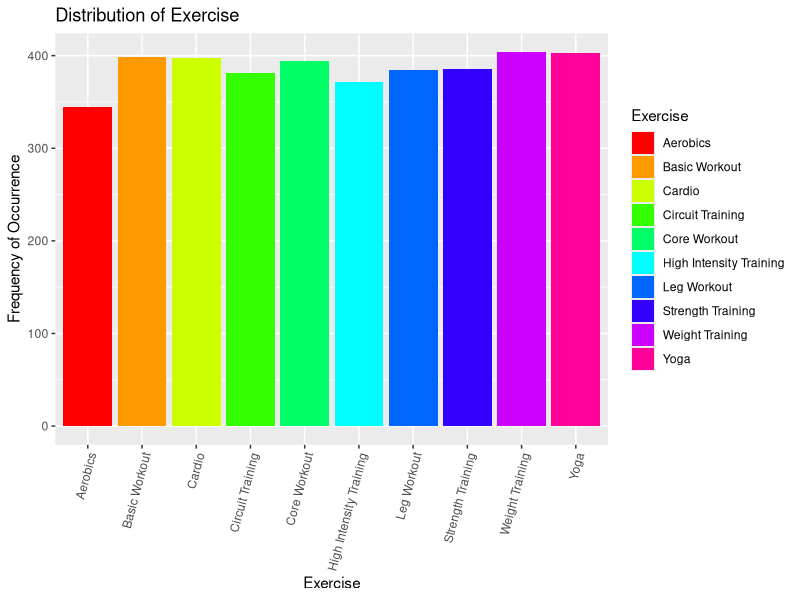
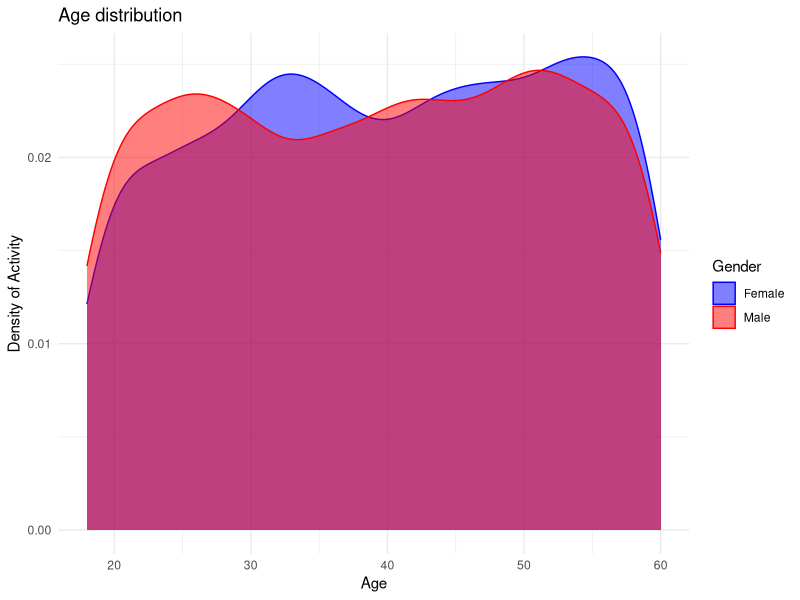
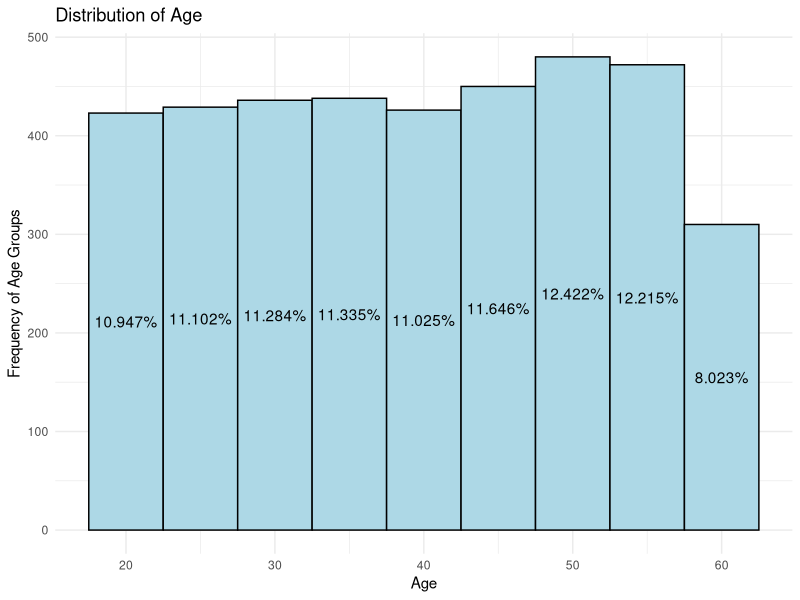
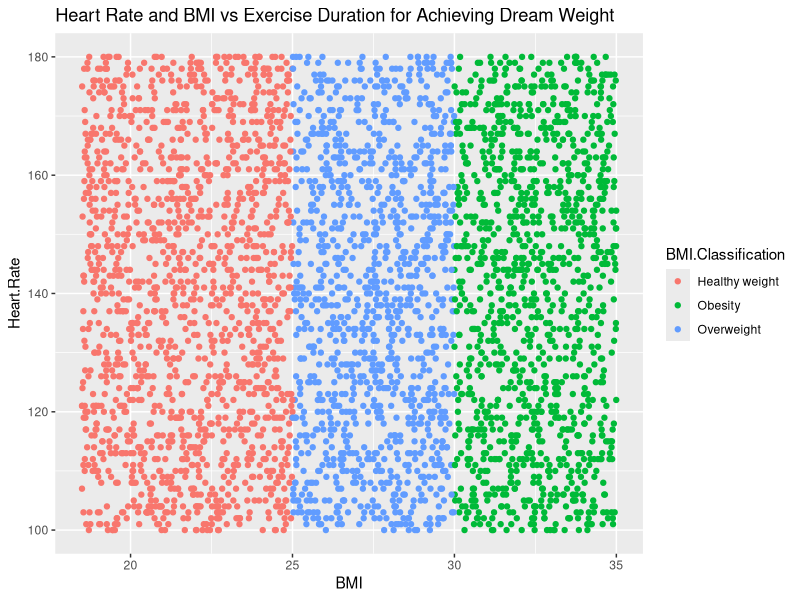
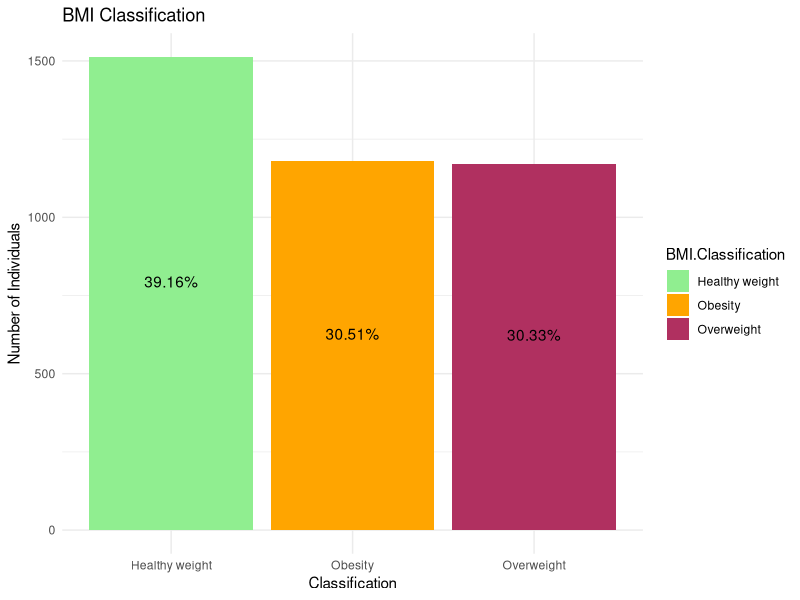
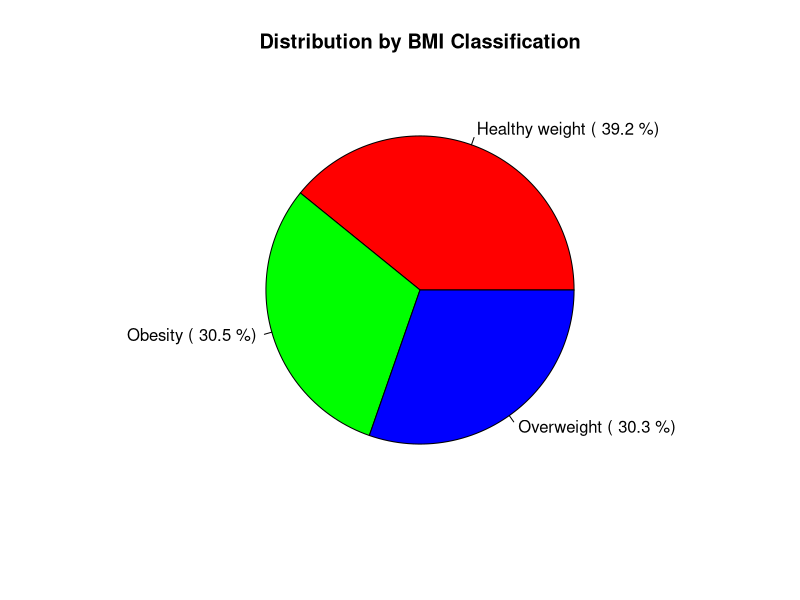
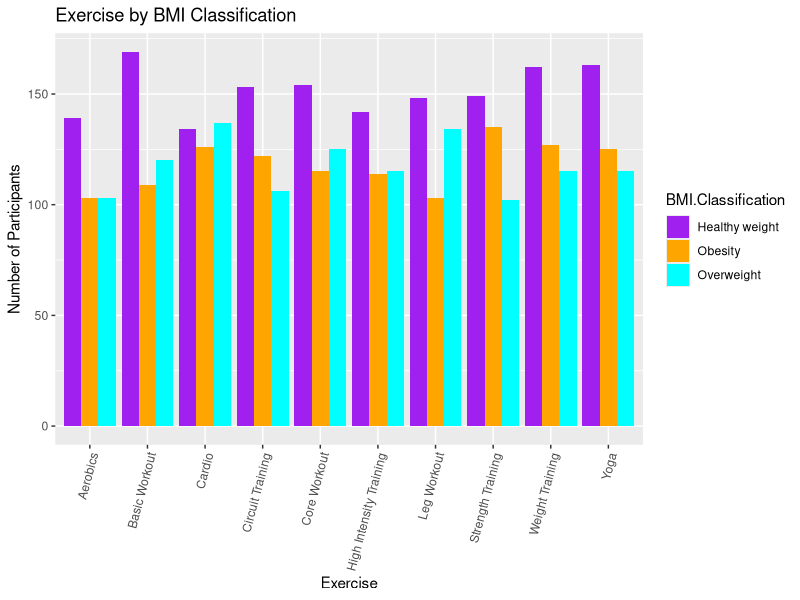
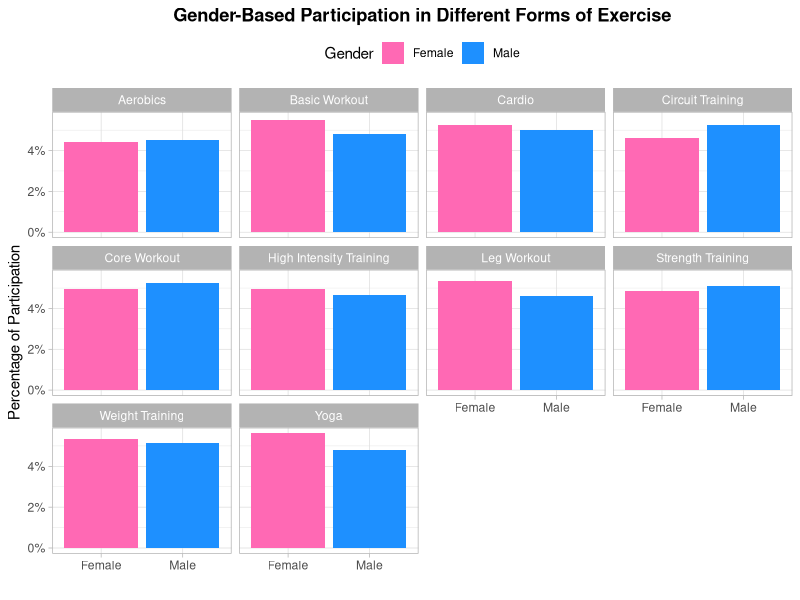

The R script that drew these images, in order:
## ---- chunk 1
knitr::opts_chunk$set(echo = TRUE)
## ---- chunk 2
#install.packages("ggplot2")
#install.packages("dplyr")
#install.packages("corrplot")

library(ggplot2)
library(dplyr)
library(corrplot)

## ---- chunk 3
#setwd = "C:\\Users\\YASH KATTIMANI\\Downloads"
df = read.csv("newexercise_dataset.csv")
str(df)
## ---- chunk 4
null_values <- sum(is.na(df))
print(null_values)
## ---- chunk 5
#converting exercise from char to factor
df$Exercise <- as.factor(df$Exercise)
df$Gender <- as.factor(df$Gender)
df$Weather.Conditions <- as.factor(df$Weather.Conditions)
## ---- chunk 6
library(ggplot2)
exercise_count <- ggplot(df, aes(x= Exercise, fill = Exercise)) +
  geom_bar() +
  labs(title ="Distribution of Exercise", x = "Exercise", y = "Frequency of Occurrence") +
  theme(axis.text.x = element_text(angle = 75, hjust = 1)) +
  scale_fill_manual(values = rainbow(length(unique(df$Exercise))))
print(exercise_count)

## ---- chunk 7
# Creating a new variable BMI.Classification based on BMI values
df$BMI.Classification <- ifelse(df$BMI < 18.5, "Underweight",
                                ifelse(df$BMI < 25, "Healthy weight",
                                       ifelse(df$BMI < 30, "Overweight", "Obesity")))

head(df)
## ---- chunk 8
# Creating a new variable 'Intensity' based on Exercise.Intensity values
df$Intensity <- ifelse(df$Exercise.Intensity < 3, "Low Intensity",
                      ifelse(df$Exercise.Intensity < 6, "Medium Intensity", "High Intensity"))

# View the first few rows of the updated dataframe to verify the new variable
head(df)
## ---- chunk 9
breaks <- c(0, 100, 120, 140, 160, Inf)  # Customizing the breaks requirements
labels <- c("Low", "Moderate", "Elevated", "High", "Very High")

# Use the cut function to categorize Heart Rate into levels
df$HeartRateLevel <- cut(df$Heart.Rate, breaks = breaks, labels = labels, right = FALSE)
## ---- chunk 10
# Create a density plot with KDE
density_plot <- ggplot(df, aes(x = Age, fill = Gender, color = Gender)) +
  geom_density(alpha = 0.5) +
  labs(title = "Age distribution", x = "Age", y = "Density of Activity") +
  theme_minimal() +
  scale_fill_manual(values = c("blue", "red")) +
  scale_color_manual(values = c("blue", "red"))

print(density_plot)

## ---- chunk 11
# Load the ggplot2 library
library(ggplot2)

# Create a histogram with ggplot2
hist_plot <- ggplot(df, aes(x = Age)) +
  geom_histogram(binwidth = 5, fill = "lightblue", color = "black") +
  labs(title = "Distribution of Age", x = "Age", y = "Frequency of Age Groups") +
  theme_minimal()

# Calculate the percentage of each bin and add percentage labels
hist_plot <- hist_plot +
  stat_bin(
    binwidth = 5, 
    geom = "text", 
    aes(label = scales::percent(..count.. / sum(..count..))),
    position = position_stack(vjust = 0.5)
  )

# Display the histogram plot
print(hist_plot)

## ---- chunk 12
ggplot(df, aes(y=Heart.Rate, x=BMI, color= BMI.Classification)) +
  geom_point() +
  ggtitle("Heart Rate and BMI vs Exercise Duration for Achieving Dream Weight")
## ---- chunk 13
library(ggplot2)

library(ggplot2)

# Create a bar plot
bmi_bar_plot <- ggplot(df, aes(x = BMI.Classification, fill = BMI.Classification)) +
  geom_bar() +
  labs(title = "BMI Classification", x = "Classification", y = "Number of Individuals") +
  scale_fill_manual(values = c(
    "Underweight" = "red",
    "Healthy weight" = "lightgreen",
    "Overweight" = "maroon",
    "Obesity" = "orange"
  )) +
  theme_minimal()

# Calculate and add percentage labels to each bar
bmi_bar_plot <- bmi_bar_plot +
  geom_text(
    aes(label = scales::percent(..count.. / sum(..count..)),
        y = ..count..,
        group = BMI.Classification),
    stat = "count",
    vjust = -0.5,  # Adjust the vertical position of labels
    hjust = 0.5,   # Center the labels horizontally
    position = position_stack(vjust = 0.5)
  )

# Display the bar plot
print(bmi_bar_plot)


## ---- chunk 14
# Calculating the distribution of BMI classifications
bmi_class_counts <- table(df$BMI.Classification)

# Calculating the percentages
bmi_class_percentages <- prop.table(bmi_class_counts) * 100

# Create a pie chart
pie(bmi_class_counts, labels = paste(names(bmi_class_counts), "(", round(bmi_class_percentages, 1), "%)"), col = c("red", "green", "blue"))
title("Distribution by BMI Classification")
## ---- chunk 15

# Create a bar plot with brighter, distinct colors
bar_plot <- ggplot(df, aes(x = Exercise, fill = BMI.Classification)) +
  geom_bar(position = "dodge") +
  labs(title = "Exercise by BMI Classification", x = "Exercise", y = "Number of Participants") +
  scale_fill_manual(values = c(
    "Underweight" = "magenta",    # Bright Magenta
    "Overweight" = "cyan",        # Bright Cyan
    "Obesity" = "orange",         # Bright Orange
    "Healthy weight" = "purple"   # Bright Purple
  )) +
  theme(axis.text.x = element_text(angle = 75, hjust = 1))

# Display the bar plot
print(bar_plot)



## ---- chunk 16
# Load required libraries
library(ggplot2)
library(dplyr)
library(scales)

# Group data and calculate frequency
df_summary <- df %>%
  group_by(Exercise, Gender) %>%
  summarise(count = n(), .groups = "drop") %>%
  mutate(frequency = count * 100 / sum(count))

# Create a grouped bar plot with enhanced colors and reduced transparency
grouped_bar_plot <- ggplot(df_summary, aes(x = Gender, y = frequency, fill = Gender)) +
  geom_bar(position = "dodge", stat = "identity", alpha = 1) +  # Set alpha to 1 for full opacity
  scale_fill_manual(values = c("hotpink", "dodgerblue")) +  # More vibrant colors
  scale_y_continuous(labels = scales::percent_format(scale = 1)) +
  facet_wrap(~Exercise) +
  theme_light() +
  labs(title = "Gender-Based Participation in Different Forms of Exercise", fill = "Gender", x = "", y = "Percentage of Participation") +
  theme(plot.title = element_text(hjust = 0.5, face = "bold")) +
  theme(legend.position = "top")

# Display the grouped bar plot
print(grouped_bar_plot)

## ---- chunk 17
# Load required libraries
library(dplyr)
library(ggplot2)
library(scales)

# Calculate the count and frequency of BMI classifications by Exercise, Gender
df_summary <- df %>%
  group_by(Exercise, Gender, BMI.Classification) %>%
  summarise(count = n()) %>%
  mutate(frequency = count * 100 / sum(count))

# Create a grouped bar plot with new colors
grouped_bar_plot <- ggplot(df_summary, aes(x = Gender, y = frequency, fill = BMI.Classification)) +
  geom_bar(position = "dodge", stat = "identity") +
  scale_fill_manual(values = c("Overweight" = "gold", "Obesity" = "purple", "Healthy weight" = "turquoise")) + # New colors
  scale_y_continuous(labels = scales::percent_format(scale = 1)) +
  facet_wrap(~Exercise) +
  theme_light() +
  labs(title = "Comparative Analysis of Exercise Participation by Gender and BMI Classification", fill = "BMI Classification", x = "", y = "Percentage of Participation") +
  theme(plot.title = element_text(hjust = 0.5, face = "bold")) +
  theme(legend.position = "top")

# Display the grouped bar plot
print(grouped_bar_plot)


## ---- chunk 18
library(ggplot2)
ggplot(df, aes(x=Age, y=Calories.Burn, color=Exercise.Intensity)) +
  geom_point() +
  ggtitle("Influence of Age on Exercise Intensity and Calorie Burn") +
  xlab("Age") +
  ylab("Calories Burnt") +
  theme(panel.background = element_rect(fill = "white"))

ggplot(df, aes(x=Actual.Weight, y=Calories.Burn, color=Exercise.Intensity)) +
  geom_point() +
  ggtitle("Influence of Actual Weight on Exercise Intensity and Calorie Burn") +
  xlab("Actual Weight") +
  ylab("Calories Burnt") +
  theme(panel.background = element_rect(fill = "white"))

ggplot(df, aes(x=Duration, y=Calories.Burn, color=Exercise.Intensity)) +
  geom_point() +
  ggtitle("Influence of Duration on Exercise Intensity and Calorie Burn") +
  xlab("Duration") +
  ylab("Calories Burnt") +
  theme(panel.background = element_rect(fill = "white"))

## ---- chunk 19
# Create a scatterplot to visualize the relationship between Age, Duration, and Calories.Burn
library(ggplot2)

scatterplot <- ggplot(df, aes(x = Age, y = Duration, color = Calories.Burn)) +
  geom_point() +
  labs(title = "Relationship between Age, Duration, and Calorie Burn", x = "Age", y = "Duration") +
  scale_color_gradient(low = "blue", high = "red") +
  theme_minimal()

print(scatterplot)

## ---- chunk 20
# Create a histogram with new colors
exercise_calories <- ggplot(df, aes(x = Intensity, y = Calories.Burn)) +
  geom_histogram(stat = 'identity', fill = 'purple', color = 'darkorange') +
  labs(title = 'Exercise Intensity vs Calories Burn', x = 'Intensity', y = 'Calories Burn') +
  theme_minimal()

# Display the histogram
print(exercise_calories)

## ---- chunk 21
library(ggplot2)

# Calculating efficiency
df <- transform(df, Efficiency = Calories.Burn / Duration)

# Sorting the data frame by efficiency in descending order
df <- df[order(-df$Efficiency), ]

# Defining a custom color palette
my_colors <- c("Aerobics" = "blue", "Strength Training" = "green", "High Intensity Training" = "yellow",
               "Weight Training" = "orange", "Yoga" = "red", "Basic Workout" = "purple", "Cardio" = "pink",
               "Leg Workout" = "brown", "Circuit Training" = "gray", "Core Workout" = "cyan")

# Creating a bar plot with updated axis labels
efficiency_plot <- ggplot(df, aes(x = Efficiency, y = reorder(Exercise, -Efficiency))) +
  geom_bar(stat = "identity", aes(fill = Exercise)) +
  scale_fill_manual(values = my_colors) +
  labs(title = "Exercise Efficiency", x = "Efficiency (Calories/Minute)", y = "Types of Exercise") +
  theme_minimal()

# Display the bar plot
print(efficiency_plot)

## ---- chunk 22
# Load required libraries
library(ggplot2)
library(dplyr)
library(scales)

# Calculate the count and frequency of exercises by Exercise, Gender, and Intensity
df_summary <- df %>%
  group_by(Exercise, Gender, Intensity) %>%
  summarise(count = n(), .groups = "drop") %>%
  mutate(frequency = count * 100 / sum(count))

# Create a grouped bar plot with updated axis labels
grouped_bar_plot <- ggplot(df_summary, aes(x = Gender, y = frequency, fill = Intensity)) +
  geom_bar(position = "dodge", stat = "identity") +
  scale_fill_manual(values = c("red", "green", "blue", "purple", "orange", "pink", "yellow")) +
  scale_y_continuous(labels = scales::percent_format(scale = 1)) +
  facet_wrap(~Exercise) +
  theme_light() +
  labs(title = "Gender and Intensity Distribution Across Different Exercises", x = "Gender", y = "Percentage of Participants") +
  theme(plot.title = element_text(hjust = 0.5, face = "bold")) +
  theme(legend.position = "top")

# Display the grouped bar plot
print(grouped_bar_plot)

## ---- chunk 23
library(ggplot2)

ggplot(df, aes(x=Exercise, fill=Weather.Conditions)) +
  geom_bar() +
  ggtitle("Exercises by Weather Conditions") +
  labs(y = "Frequency of Exercises") +
  theme(axis.text.x = element_text(angle = 45, hjust = 1))


## ---- chunk 24
# Load required libraries
library(ggplot2)
library(dplyr)
library(scales)

# Calculate the count and frequency of exercises by Exercise, Gender, and Weather Conditions
df_summary <- df %>%
  group_by(Exercise, Gender, Weather.Conditions) %>%
  summarise(count = n(), .groups = "drop") %>%
  mutate(frequency = count * 100 / sum(count))

# Create a grouped bar plot with updated titles and colors
grouped_bar_plot <- ggplot(df_summary, aes(x = Gender, y = frequency, fill = Weather.Conditions)) +
  geom_bar(position = "dodge", stat = "identity") +
  scale_fill_manual(values = c("gold", "orange", "purple", "blue", "darkorange", "deeppink", "red", "darkcyan", "darkmagenta", "darkslategray")) +
  scale_y_continuous(labels = scales::percent_format(scale = 1)) +
  facet_wrap(~Exercise) +
  theme_light() +
  labs(title = "Distribution of Exercise Types by Gender and Weather Conditions", x = "", y = "Proportion of Participants (%)") +
  theme(plot.title = element_text(hjust = 0.5, face = "bold")) +
  theme(legend.position = "top")

# Display the grouped bar plot
print(grouped_bar_plot)

## ---- chunk 25

# Create a big grid of scatter plots with facets for Exercise and Weather Conditions
scatter_grid <- ggplot(df, aes(x = Duration, y = `Exercise.Intensity`)) +
  geom_point() +
  geom_smooth(method = "lm", se = TRUE) +  # Add a line of best fit
  facet_grid(Exercise ~ `Weather.Conditions`) +
  labs(title = "Relationship between weather and exercise", x = "Duration", y = "Exercise Intensity") +
  theme_minimal()+
  theme(axis.text.y = element_blank())

# Display the big grid of plots
print(scatter_grid)
## ---- chunk 26
library(ggplot2)

# Create the bar plot
bar_plot <- ggplot(df, aes(x = Exercise, fill = Gender)) +
  geom_bar(position = "dodge") +
  theme(axis.text.x = element_text(angle = 75, hjust = 1)) +
  ggtitle("Exercise Variety by Gender") +
  labs(y = "Frequency of Participants")

# Display the plot
print(bar_plot)


## ---- chunk 27
library(ggplot2)
library(viridis)  # Load the viridis package

# Create the box plot with the x and y axes interchanged
box_plot <- ggplot(df, aes(x = Exercise, y = BMI, fill = Gender)) +
  geom_boxplot() +
  ggtitle("Boxplot of BMI by Exercise Type and Gender") +
  theme(axis.text.x = element_text(angle = 75, hjust =1),panel.background = element_rect(fill = "white"),
        plot.background = element_rect(fill = "white")) +
  scale_fill_viridis(discrete = TRUE)

# Display the plot
print(box_plot)

## ---- chunk 28
# Load ggplot2 library
library(ggplot2)

# Create the bar plot for exercise preferences by duration
ggplot(df, aes(x=factor(Duration), fill=Exercise)) +
  geom_bar() +
  theme(axis.text.x = element_text(angle = 75, hjust =1)) +
  ggtitle("Exercise Preferences by Duration") +
  labs(y = "Count of Exercise Sessions")


## ---- chunk 29
# Create a new variable for the difference between Actual and Dream Weight
df$Weight.Diff = abs(df$Actual.Weight - df$Dream.Weight)
df$Weight.Diff.Bin = cut(df$Weight.Diff, breaks = c(0, 5, 10, 15, Inf), labels = c("0-5", "6-10", "11-15", "15+"))

# Create the scatter plot
ggplot(df, aes(x=Actual.Weight, y=Dream.Weight, color=Weight.Diff.Bin)) +
  geom_point() +
  scale_color_manual(values = c("0-5" = "blue", "6-10" = "green", "11-15" = "yellow", "15+" = "red")) +
  ggtitle("Actual Weight vs Dream Weight")
## ---- chunk 30
# One-Way ANOVA
anova_result <- aov(Calories.Burn ~ BMI.Classification, data = df)
summary(anova_result)

## ---- chunk 31
# Directly display the ANOVA summary to check p-value
anova_summary <- summary(anova_result)
print(anova_summary)

# Tukey HSD Test for Post-Hoc Analysis
posthoc <- TukeyHSD(anova_result)
print(posthoc)
## ---- chunk 32


ggplot(df, aes(x=BMI.Classification, y=Calories.Burn, fill=BMI.Classification)) +
  geom_boxplot() +
  scale_fill_brewer(palette="Set1") +
  theme_minimal() +
  ggtitle("Boxplot of 'Calories Burn' by 'BMI Classification'") +
  xlab("BMI Classification") +
  ylab("Calories Burn")


ggplot(df, aes(x=BMI.Classification, y=Calories.Burn, fill=BMI.Classification)) +
  geom_violin() +
  scale_fill_brewer(palette="Set3") +
  theme_minimal() +
  ggtitle("Violinplot of 'Calories Burn' by 'BMI Classification'") +
  xlab("BMI Classification") +
  ylab("Calories Burn")



ggplot(df, aes(x=BMI.Classification, y=Calories.Burn)) +
  geom_boxplot(aes(fill=BMI.Classification), alpha=0.5) +
  geom_jitter(aes(color=BMI.Classification), width=0.2) + 
  ggtitle("Boxplot and Swarmplot of 'Calories Burn' by 'BMI Classification'") +
  xlab("BMI Classification") +
  ylab("Calories Burn")

## ---- chunk 33
# Load the required library
library(dplyr)

# Apply Shapiro-Wilk test for each group
df %>%
  group_by(Weather.Conditions, Exercise.Intensity) %>%
  summarise(p_value = shapiro.test(Heart.Rate)$p.value)

## ---- chunk 34
# Load the required library
library(car)
# Convert Exercise.Intensity to factor
df$Exercise.Intensity <- as.factor(df$Exercise.Intensity)

# Apply Levene's test
leveneTest(Heart.Rate ~ Weather.Conditions * Exercise.Intensity, data=df)
## ---- chunk 35
library(car)
# Ensure that 'Weather.Conditions' and 'Exercise.Intensity' are factors
df$Weather.Conditions <- as.factor(df$Weather.Conditions)
df$Exercise.Intensity <- as.factor(df$Exercise.Intensity)

# Two-Way ANOVA Model
# Testing for main effects and interaction effect
anova_model <- aov(Calories.Burn ~  Exercise * BMI.Classification , data = df)

# Summary of the Model
# This will show the F-value and p-value for each main effect and the interaction term
summary(anova_model)

# Post-hoc Tests (Tukey's HSD) for multiple comparisons, if necessary
# This is relevant if any of the main or interaction effects are significant
tukey_results <- TukeyHSD(anova_model)
#head(tukey_results, n =10)
## ---- chunk 36
df$Age <- as.numeric(df$Age)
df$Efficiency <- as.numeric(df$Efficiency)
str(df)

## ---- chunk 37
df$Gender <- as.factor(df$Gender)
df$BMI.Classification <- as.factor(df$BMI.Classification)
df$Weather.Conditions <- as.factor(df$Weather.Conditions)
df$Intensity <- as.factor(df$Intensity)
df$Duration <- as.numeric(df$Duration)
## ---- chunk 38
# Identify the numeric columns
numeric_columns <- sapply(df, is.numeric)

# Calculate the correlation matrix for numeric variables
correlation <- cor(df[, numeric_columns], use = "complete.obs")
## ---- chunk 39
# Load required library
library(corrplot)

# Create the correlation heatmap with adjusted margins
corrplot(correlation, method = "color", type = "upper", tl.col = "black", tl.srt = 45, 
         diag = FALSE, addCoef.col = "black", tl.cex = 0.7, mar = c(1,1,2,1))
 
## ---- chunk 40
linear_model <- lm(Calories.Burn ~ Efficiency + Duration, data = df)

# Summarize the model
summary(linear_model)
